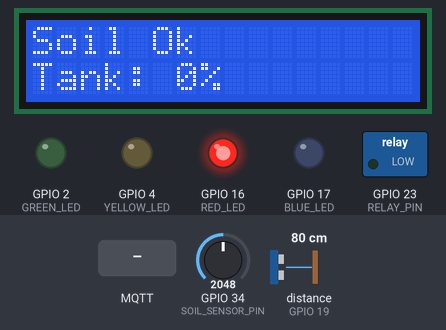
The program below on a simulated ESP32. Shown: 16×2 character LCD, switched loads named in the program (green lamp = pin HIGH), output pins drawn as LEDs (lit = HIGH). Wiring (from diagram.json): ultrasonic range finder: trigger GPIO 18; echo GPIO 19. Dashed ring = blinking. The test bench sets the inputs (shaded band); at power-on: distance to the obstacle (sensor on GPIO 19) 80 cm, GPIO 34 (SOIL_SENSOR_PIN) = 2048. The echo pulse lasts 58.3 µs per cm; WiFi joins after 1.5 s; servers stay silent unless stated; no MQTT or app messages arrive unless stated; pins used as bus, display or sensor lines are not drawn; what the program prints to the serial monitor is not drawn.

Above: at 4.8 s.
4.9 s: MQTT message "1" arrives on the first subscribed topic
At 5.5 s:
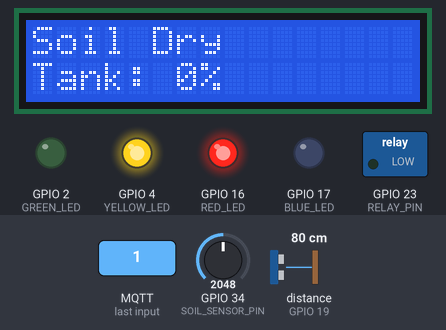
6.4 s: distance to the obstacle (sensor on GPIO 19) set to 12 cm
7.9 s: distance to the obstacle (sensor on GPIO 19) set to 9 cm
At 8.06 s:
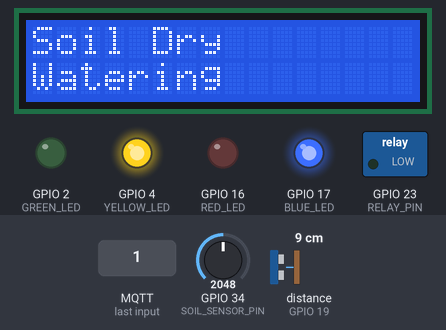
9.6 s: distance to the obstacle (sensor on GPIO 19) set to 2 cm
At 10.0 s:
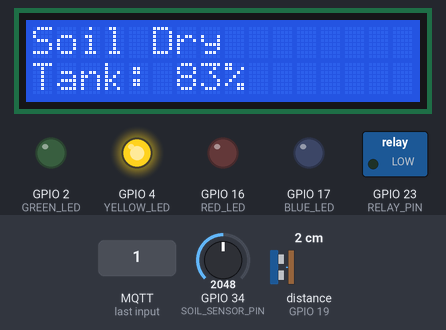
11.1 s: distance to the obstacle (sensor on GPIO 19) set to 18 cm
At 11.6 s:
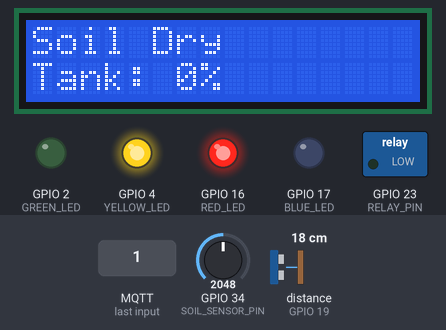
Timing chart, 0 to 14.1 s (numbered marks = the images above; inputs shaded):
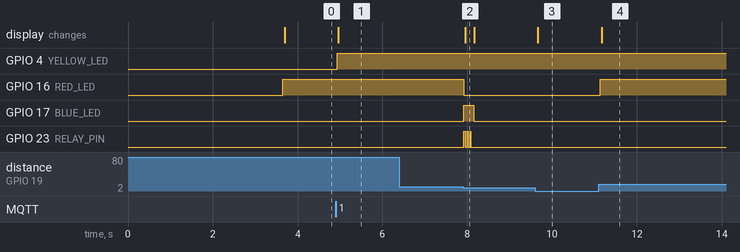

The program:

main.cpp
```cpp
#include <Arduino.h>
#include <Wire.h>
#include <WiFiClientSecure.h>

#include "config/config.h"
#include "models/plantState.h"
#include "devices/display.h"
#include "communication/mqtt.h" // <-- Add this
#include "scheduler.h"
#include "devices/sensors.h"

void setup()
{
    Serial.begin(115200);
    Serial.println("Hello, ESP32!");

    // Initialize I2C
    Wire.begin(21, 22);

    // LCD
    lcd.init();
    lcd.backlight();

    // LEDs
    pinMode(GREEN_LED, OUTPUT);
    pinMode(YELLOW_LED, OUTPUT);
    pinMode(RED_LED, OUTPUT);
    pinMode(BLUE_LED, OUTPUT);

    // Sensors
    pinMode(WATER_SENSOR_TRIG, OUTPUT);
    pinMode(WATER_SENSOR_ECHO, INPUT);
    pinMode(SOIL_SENSOR_PIN, INPUT);

    // Relay
    pinMode(RELAY_PIN, OUTPUT);

    setupMQTT();

    schedulerInit();

    // Wait briefly for retained config from broker before deciding to publish
    unsigned long start = millis();
    while (millis() - start < 2000)
    {
        mqttLoop();
        delay(50);
    }

    if (!wasConfigReceived())
    {
        publishConfig(config);
    }
    performMonitoring();

    // PRINT CONFIG
    Serial.println("=== Plant Config ===");
    Serial.print("Name: ");
    Serial.println(config.name);

    Serial.print("Dry Threshold: ");
    Serial.println(config.dryThreshold);

    Serial.print("Wet Threshold: ");
    Serial.println(config.wetThreshold);

    Serial.print("Watering Duration: ");
    Serial.println(config.wateringDuration);

    Serial.print("Publish Interval: ");
    Serial.println(config.publishInterval);

    Serial.println("====================");
}

void loop()
{
    mqttLoop();     // Handle incoming MQTT messages
    schedulerRun(); // Handle scheduled tasks
}
```

mqtt.cpp
```cpp
#include "communication/mqtt.h"

#include <WiFi.h>
#include <WiFiClientSecure.h>
#include <PubSubClient.h>
#include <ArduinoJson.h>

#include "../scheduler.h"
#include "../devices/watering.h"

void processCommand(const String &command);

WiFiClientSecure wifiClient;
PubSubClient mqtt(wifiClient); // No template arguments, just pass wifiClient

static bool s_configReceived = false;

bool wasConfigReceived()
{
    return s_configReceived;
}

// const char *WIFI_SSID = "CGA2121_kt9DAHP";
// const char *WIFI_PASSWORD = "cg7MpJHy2j25Mj9FfZ";

const char *WIFI_SSID = "Wokwi-GUEST";
const char *WIFI_PASSWORD = "";

const char *MQTT_HOST = "cea62e455cca42e98b0ad9bd6d02ea70.s1.eu.hivemq.cloud";
const int MQTT_PORT = 8883;

const char *MQTT_USERNAME = "plantwaterer";
const char *MQTT_PASSWORD = "SuperSecretPassword123";

void connectWiFi()
{
    WiFi.begin(WIFI_SSID, WIFI_PASSWORD);

    Serial.print("Connecting to WiFi");

    while (WiFi.status() != WL_CONNECTED)
    {
        delay(500);
        Serial.print(".");
    }

    Serial.println();
    Serial.println("WiFi Connected");
}

void connectMQTT()
{
    wifiClient.setInsecure(); // For now. Later we'll use HiveMQ's certificate.

    mqtt.setServer(MQTT_HOST, MQTT_PORT);
    mqtt.setCallback(mqttCallback);

    while (!mqtt.connected())
    {
        Serial.print("Connecting to MQTT...");

        if (mqtt.connect("PlantWaterer", MQTT_USERNAME, MQTT_PASSWORD))
        {
            Serial.println("Connected!");

            mqtt.subscribe("plant/config");
            mqtt.subscribe("plant/command");
        }
        else
        {
            Serial.print("Failed. rc=");
            Serial.println(mqtt.state());

            delay(2000);
        }
    }
}

void setupMQTT()
{
    connectWiFi();

    connectMQTT();

    mqtt.subscribe("plant/config");

    mqtt.subscribe("plant/command");
}

void mqttLoop()
{
    if (!mqtt.connected())
    {
        connectMQTT();
    }

    mqtt.loop();
}

bool isMQTTConnected()
{
    return mqtt.connected();
}

void mqttCallback(char *topic, uint8_t *payload, unsigned int length)
{
    String message;

    for (unsigned int i = 0; i < length; i++)
    {
        message += (char)payload[i];
    }

    if (strcmp(topic, "plant/command") == 0)
    {
        processCommand(message);
    }

    if (strcmp(topic, "plant/config") == 0)
    {
        // Process the configuration message
        Serial.println("Received config messagefrom subscription: ");
        processConfig(message);
    }
}

void processCommand(const String &command)
{
    Serial.print("Received command:");
    Serial.print(command.length());
    Serial.println(command);
    if (command == "pump:on")
    {
        Serial.println("Pump ON command received.");
        if (!state.tankEmpty)
        {
            startWatering();
            publishResponse("pump:on", true);
        }
        else
        {
            Serial.println("Cannot water: tank is empty.");
            state.tankEmpty = true;

            publishState(state);
            publishResponse("pump:on", false, "TANK_EMPTY");
        }
    }
    else if (command == "pump:off")
    {
        stopWatering();
        publishState(state);
    }
}

void processConfig(const String &message)
{
    StaticJsonDocument<256> doc;

    DeserializationError err = deserializeJson(doc, message);

    if (err)
    {
        Serial.print("Failed to parse config: ");
        Serial.println(err.c_str());
        return;
    }

    s_configReceived = true;

    config.id = doc["id"].as<String>();
    config.name = doc["name"].as<String>();
    config.dryThreshold = doc["dryThreshold"].as<int>();
    config.wetThreshold = doc["wetThreshold"].as<int>();
    config.wateringDuration = doc["wateringDuration"].as<int>();
    config.publishInterval = doc["publishInterval"].as<int>();

    Serial.println("Configuration updated:");
    Serial.println("  ID: " + config.id);
    Serial.println("  Name: " + config.name);
    Serial.println("  Dry Threshold: " + String(config.dryThreshold));
    Serial.println("  Wet Threshold: " + String(config.wetThreshold));
    Serial.println("  Watering Duration: " + String(config.wateringDuration) + " ms");
    Serial.println("  Publish Interval: " + String(config.publishInterval) + " ms");
}

void publishState(const PlantState &state)
{
    if (!mqtt.connected())
        return;

    JsonDocument doc;

    doc["soilMoistureRaw"] = state.soilMoistureRaw;
    doc["soilMoisturePercent"] = state.soilMoisturePercent;
    doc["soilDry"] = state.soilDry;
    doc["tankEmpty"] = state.tankEmpty;
    doc["pumpRunning"] = state.pumpRunning;
    doc["waterDistance"] = state.waterDistance;
    doc["tankPercentage"] = state.tankPercentage;
    doc["wateringCount"] = state.wateringCount;

    String payload;
    serializeJson(doc, payload);

    Serial.println("Publishing state: " + payload);
    mqtt.publish("plant/state", payload.c_str(), true);
}

void publishConfig(const PlantConfig &config)
{
    if (!mqtt.connected())
        return;

    JsonDocument doc;

    doc["id"] = config.id;
    doc["name"] = config.name;
    doc["dryThreshold"] = config.dryThreshold;
    doc["wetThreshold"] = config.wetThreshold;
    doc["wateringDuration"] = config.wateringDuration;
    doc["publishInterval"] = config.publishInterval;
    doc["tankHeight"] = config.tankHeight;

    String payload;
    serializeJson(doc, payload);

    Serial.println("Publishing config: " + payload);
    mqtt.publish("plant/config", payload.c_str(), true);
}

void publishResponse(
    const String &command,
    bool success,
    const String &reason)
{
    if (!mqtt.connected())
        return;

    StaticJsonDocument<256> doc;

    doc["command"] = command;
    doc["success"] = success;

    if (!reason.isEmpty())
    {
        doc["reason"] = reason;
    }

    String payload;
    serializeJson(doc, payload);

    Serial.print("Publishing response: ");
    Serial.println(payload);

    mqtt.publish("plant/response", payload.c_str());
}
```

mqtt.h
```cpp
#pragma once

#include <Arduino.h>
#include "models/plantState.h"
#include "models/plantConfig.h"

void setupMQTT();
void mqttLoop();

bool isMQTTConnected();
bool wasConfigReceived();

void mqttCallback(char *topic, uint8_t *payload, unsigned int length);

void processCommand(const String &command);
void processConfig(const String &message);

void publishState(const PlantState &state);
void publishConfig(const PlantConfig &config);
void publishResponse(
    const String &command,
    bool success,
    const String &reason = "");
```

display.cpp
```cpp
#include "devices/display.h"
#include "config/config.h"
#include "models/plantState.h"
#include <Arduino.h>

static String topMessage = "";
static String botMessage = "";
LiquidCrystal_I2C lcd(0x27, 16, 2);

void updateLEDs()
{
  digitalWrite(YELLOW_LED, state.soilDry);
  digitalWrite(RED_LED, state.tankEmpty);
  digitalWrite(BLUE_LED, state.pumpRunning);

  bool healthy = !state.soilDry && !state.tankEmpty && !state.pumpRunning;
  digitalWrite(GREEN_LED, healthy);
}

void updateDisplay()
{
  String newTopMessage;
  String newBotMessage;

  if (state.soilDry)
  {
    newTopMessage = "Soil Dry";
  }
  else
  {
    newTopMessage = "Soil Ok";
  }

  if (state.pumpRunning)
  {
    newBotMessage = "Watering";
  }
  else
  {
    float waterLevelPercentage = (((WATER_CONTAINER_HEIGHT - state.waterDistance) / WATER_CONTAINER_HEIGHT) * 100);
    waterLevelPercentage = constrain(waterLevelPercentage, 0, 100);
    newBotMessage = "Tank: " + String((int)waterLevelPercentage) + "%";
  }

  if (topMessage != newTopMessage || botMessage != newBotMessage)
  {
    lcd.clear();
    lcd.setCursor(0, 0);
    lcd.print(newTopMessage);
    lcd.setCursor(0, 1);
    lcd.print(newBotMessage);

    topMessage = newTopMessage;
    botMessage = newBotMessage;
  }
}
```

display.h
```cpp
#pragma once

#include <LiquidCrystal_I2C.h>

extern LiquidCrystal_I2C lcd;

void updateDisplay();
void updateLEDs();
```

sensors.cpp
```cpp
#include "devices/sensors.h"
#include "config/config.h"
#include "models/plantState.h"
#include "models/plantConfig.h"
#include <Arduino.h>

#include <stdint.h> // or #include <cstdint>

float measureWaterDistance()
{
  digitalWrite(WATER_SENSOR_TRIG, LOW);
  delayMicroseconds(2);

  digitalWrite(WATER_SENSOR_TRIG, HIGH);
  delayMicroseconds(10);
  digitalWrite(WATER_SENSOR_TRIG, LOW);

  long duration = pulseIn(WATER_SENSOR_ECHO, HIGH, 30000);

  if (duration == 0)
  {
    Serial.println("Sensor timeout");
    return WATER_CONTAINER_HEIGHT;
  }

  float distance = duration * 0.034 / 2; // In cm
  Serial.print("Distance: ");
  Serial.print(distance);
  Serial.println(" in Cm");
  return distance;
}

void updateSensorReadings()
{
  // Update soil moisture
  int moisture = analogRead(SOIL_SENSOR_PIN);

  Serial.print("config.dryThreshold actual value: ");
  Serial.println(config.dryThreshold);
  Serial.print("config.wetThreshold actual value: ");
  Serial.println(config.wetThreshold);

  state.soilMoistureRaw = moisture;
  long mappedPercent = map(
      moisture,
      config.dryThreshold, // 3200 → 0%
      config.wetThreshold, // 1150 → 100%
      0,
      100);

  state.soilMoisturePercent = constrain(mappedPercent, 0, 100);

  Serial.print("Soil moisture raw: ");
  Serial.println(state.soilMoistureRaw);
  Serial.print("Soil moisture percent: ");
  Serial.println(state.soilMoisturePercent);

  if (state.soilMoisturePercent < 30)
  {
    state.soilDry = true;
  }
  else
  {
    state.soilDry = false;
  }

  // Update water distance
  state.waterDistance = measureWaterDistance();

  float waterLevelPercentage = (((WATER_CONTAINER_HEIGHT - state.waterDistance) / WATER_CONTAINER_HEIGHT) * 100);
  state.tankPercentage = constrain(waterLevelPercentage, 0, 100);

  // Update tank empty status
  if (state.tankPercentage <= 15)
  {
    state.tankEmpty = true;
  }
  else
  {
    state.tankEmpty = false;
  }
}
```

sensors.h
```cpp
#pragma once

float measureWaterDistance();
void updateSensorReadings();
```

watering.cpp
```cpp
#include "devices/watering.h"
#include "config/config.h"
#include "models/plantState.h"
#include "models/plantConfig.h"
#include "communication/mqtt.h"
#include "scheduler.h"

static unsigned long wateringStartTime = 0;
static unsigned long wateringWindowStart = 0; // start of the current 24 h window

void changePumpState(bool condition)
{
  if (condition)
  {
    digitalWrite(RELAY_PIN, HIGH);
  }
  else
  {
    digitalWrite(RELAY_PIN, LOW);
  }
}

void updateWatering()
{
  if (!state.pumpRunning)
    return;

  if (millis() - wateringStartTime >= config.wateringDuration)
  {

    Serial.println("Watering duration reached, stopping watering");
    stopWatering();
  }
}

void startWatering()
{
  Serial.println("Attempting to start watering");
  if (state.pumpRunning)
    return; // Already watering

  if (state.wateringLocked)
  {
    Serial.println("Watering is locked, cannot start watering");
    return; // Watering is locked
  }

  unsigned long now = millis();

  // Initialize window on first call
  if (wateringWindowStart == 0)
    wateringWindowStart = now;

  // Reset counter every 24 hours
  if (now - wateringWindowStart >= 86400000UL)
  {
    wateringWindowStart = now;
    state.wateringCount = 0;
    state.wateringLocked = false;
  }

  // Flood safeguard: block if daily limit reached
  if (state.wateringCount >= (uint8_t)config.maxWateringsPerDay)
  {
    if (!state.wateringLocked)
    {
      state.wateringLocked = true;
      Serial.println("Watering safeguard: daily limit reached, blocking pump");
      publishState(state);
    }
    return;
  }

  Serial.println("Starting watering");

  state.pumpRunning = true;
  state.wateringCount++;
  wateringStartTime = now;

  changePumpState(true);
}

void stopWatering()
{
  Serial.println("Stopping watering, publishing state");

  state.pumpRunning = false;

  changePumpState(false);

  scheduleDelayedMonitoring(10000); // Read sensors in 10 s

  publishState(state);
}
```

watering.h
```cpp
#pragma once

void changePumpState(bool condition);
void startWatering();
void stopWatering();
void updateWatering();
```

plantState.cpp
```cpp
#include "plantState.h"

PlantState state;
```

plantState.h
```cpp
#pragma once

#include <stdint.h> // or #include <cstdint>

struct PlantState
{
    bool soilDry = false;
    bool tankEmpty = false;
    bool pumpRunning = false;
    bool wateringLocked = false; // true when daily watering limit is reached

    int soilMoistureRaw = 0;
    uint8_t soilMoisturePercent = 0;

    float waterDistance = 0;
    float tankPercentage = 0;

    uint8_t wateringCount = 0; // waterings in the current 24 h window
};

extern PlantState state;
```

scheduler.cpp
```cpp
#include "scheduler.h"

#include "devices/sensors.h"
#include "devices/watering.h"
#include "devices/display.h"
#include "communication/mqtt.h"
#include "models/plantState.h"
#include "models/plantConfig.h"

static unsigned long lastMonitor = 0;
static unsigned long delayedMonitorAt = 0;

void schedulerInit()
{
    Serial.println("Scheduler initialized");
    lastMonitor = millis();
}

void applyState()
{
    updateLEDs();
    updateDisplay();
}

void evaluateWatering()
{
    if (state.soilDry && !state.tankEmpty)
    {
        Serial.println("Soil is dry and tank is not empty, starting watering");
        startWatering();
    }
    else if (state.soilDry && state.tankEmpty)
    {
        Serial.println("Soil is dry but tank is empty, stopping watering");
        // Send notification
    }
}

void scheduleDelayedMonitoring(unsigned long delayMs)
{
    delayedMonitorAt = millis() + delayMs;
}

void performMonitoring()
{
    Serial.println("Performing monitoring");
    updateSensorReadings();
    evaluateWatering();
    applyState();
    publishState(state);
}

void schedulerRun()
{
    updateWatering();

    unsigned long now = millis();

    if (now - lastMonitor >= config.publishInterval)
    {
        Serial.println("Performing scheduled monitoring");
        performMonitoring();
        lastMonitor = now;
    }

    if (delayedMonitorAt != 0 && now >= delayedMonitorAt)
    {
        Serial.println("Performing delayed monitoring");
        performMonitoring();
        delayedMonitorAt = 0;
    }
}
```

scheduler.h
```cpp
#pragma once

void schedulerInit();

void applyState();

void scheduleDelayedMonitoring(unsigned long delayMs);

void performMonitoring();

void schedulerRun();
```

config.h
```cpp
#ifndef CONFIG_H
#define CONFIG_H

// =====================
// HC-SR04 Ultrasonic Sensor
// =====================
const int WATER_SENSOR_TRIG = 18;
const int WATER_SENSOR_ECHO = 19;

// =====================
// Status LEDs
// =====================
const int GREEN_LED = 2;  // Everything OK
const int YELLOW_LED = 4; // Attention Needed
const int RED_LED = 16;   // Error / Cannot Water
const int BLUE_LED = 17;  // Pump Active

// =====================
// Relay Module
// =====================
const int RELAY_PIN = 23;

// =====================
// Soil Moisture Sensor
// =====================
const int SOIL_SENSOR_PIN = 34; // ADC input only

// =====================
// Water Tank
// =====================
const float WATER_CONTAINER_HEIGHT = 12.0f; // cm

#endif
```

plantConfig.cpp
```cpp
#include "plantConfig.h"

PlantConfig config;
```

plantConfig.h
```cpp
#pragma once

#include <stdint.h> // or #include <cstdint>
#include <Arduino.h>

struct PlantConfig
{
    // Identification
    String id = "outdoor";
    String name = "Outdoor Plant";

    // Soil moisture thresholds (high reading = dry, low reading = wet)
    int dryThreshold = 3200;
    int wetThreshold = 1150;

    // Watering
    int wateringDuration = 4000; // ms
    int maxWateringsPerDay = 3;  // flood safeguard

    // Monitoring
    int publishInterval = 30000; // 30 seconds

    float tankHeight = 12; // cm
};
extern PlantConfig config;
```

Measured:
- the behaviour switches between 11 and 10 cm on distance to the obstacle (sensor on GPIO 19) (found by bisection; images 1 and 2)
- after the input at 4.9 s, GPIO 4 (YELLOW_LED): LOW → HIGH at once; the display: changes after 0.06 s (image 1)
- after the input at 6.4 s, every drawn part: stays the same
- after the input at 7.9 s, GPIO 16 (RED_LED): HIGH → LOW at once; GPIO 17 (BLUE_LED): LOW → HIGH at once, → LOW 0.23 s later; GPIO 23 (RELAY_PIN): alternates HIGH for 0.02 s and LOW for 0.04 s, 6 changes in all, then stays LOW, starting at once; the display: changes after 0.05 s (image 2)
- after the input at 9.6 s, the display: changes after 0.06 s (image 3)
- after the input at 11.1 s, GPIO 16 (RED_LED): LOW → HIGH at once; the display: changes after 0.07 s (image 4)
